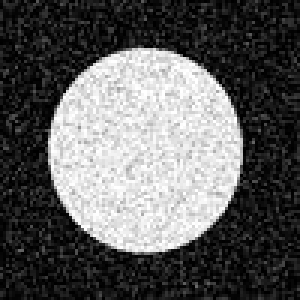
#> input picture circle.jpg, 100 x 100 px (shown 3 times larger)
$ python 1.py
#> lines starting #> are read from the running program, lines starting #| are printed output that depends on the picture
import numpy as np
import cv2
from scipy import signal
import math
import matplotlib.pyplot as plt
from PIL import Image

def rescale(matrix):
    scaled = ((matrix - matrix.min()) * (255 / (matrix.max() - matrix.min()))).astype(np.uint8)
    return scaled

def computeC2(sigma, theta, filterRadius):
    numerater = 0
    denominator = 0
    e = [math.cos(theta), math.sin(theta)]
    num = (np.pi/(2*sigma))
    for x in range(-filterRadius, filterRadius+1):
        for y in range(-filterRadius, filterRadius+1):
            u = [x,y]
            u2 = (x**2) + (y**2)
            denominator += math.exp(-u2/(2*(sigma**2)))
            numerater += complex(math.cos(num*np.dot(u, e)),math.sin(num*np.dot(u,e)))*math.exp(-u2/(2*(sigma**2)))
    c2 = numerater / denominator
    return c2

def computeC1(sigma, theta, c2, filterRadius):
    z=0
    e = [math.cos(theta), math.sin(theta)]
    num = np.pi / (2*sigma)
    for x in range(-filterRadius, filterRadius+1):
        for y in range(-filterRadius, filterRadius+1):
            u = [x,y]
            u2 = (x**2)+(y**2)
            z += ((1 - 2 * c2 * math.cos(num*np.dot(u,e))+(c2**2))*math.exp(-u2/(sigma**2)))
    c1 = sigma/(z**0.5)
    return c1

def psiFunc(x,y,c1,c2,sigma,theta):
    num = np.pi/(2*sigma)
    u2 = (x**2)+(y**2)
    u = [x,y]
    e = [math.cos(theta), math.sin(theta)]
    psi = (c1/sigma) * (complex(math.cos(num*np.dot(u,e)), math.sin(num*np.dot(u,e))) - c2)* math.exp(-u2/(2*(sigma**2)))
    return psi

def makeWavelet(sigma, theta, filterRadius):
    c2 = computeC2(sigma, theta, filterRadius)
    c1 = computeC1(sigma, theta, c2, filterRadius)
    for x in range(-filterRadius, filterRadius+ 1):
        for y in range(-filterRadius, filterRadius+ 1):
            morlet = psiFunc(x*1., y*1., c1, c2, sigma, theta)
            morletReal[x+filterRadius][y+filterRadius] = morlet.real
            morletImaginary[x+filterRadius][y+filterRadius] = morlet.imag
    return

def makeWaveletList(Sigma, Theta, imgRad):
#> called with imgRad = 18
    if isinstance(Sigma, int) and (isinstance(Theta, float) or isinstance(Theta,int)):
        makeWavelet(Sigma, Theta, imgRad)
        rList.append(np.matrix.copy(morletReal))
        iList.append(np.matrix.copy(morletImaginary))
    else:
        for sigma in Sigma:
            for theta in Theta:
                makeWavelet(sigma, theta, imgRad)
                rList.append(np.matrix.copy(morletReal))
                iList.append(np.matrix.copy(morletImaginary))
    return

def createGaussian(matrix, sigma):
    [r, c] = matrix.shape
    for i in range(0, r):
        x = (i - imgRad) * 1.
        for j in range(0, c):
            y = (j - imgRad) * 1.
            matrix[i][j] = (1/(2*np.pi*sigma**2)) * math.exp(-(x**2 + y**2)/(2*sigma**2))
    return

def plotWavelets():
    plt.suptitle("Real Wavelets")
    for i in range (0,len(rList)):
        realScaled = rescale(rList[i]) #(255.0 / (rList[i].max() - rList[i].min()) * (rList[i] - rList[i].min())).astype(np.uint8)
        realImage = Image.fromarray(realScaled)
        plt.subplot(3,4, i+1)
        plt.imshow(realImage, cmap='gray')
    plt.show()

    plt.suptitle('Imaginary Wavelets')
    for i in range (0,len(iList)):
        imaginaryScaled = rescale(iList[i]) #(255.0 / (iList[i].max() - iList[i].min()) * (iList[i] - iList[i].min())).astype(np.uint8)
        imaginaryImage = Image.fromarray(imaginaryScaled)
        plt.subplot(3,4, i+1)
        plt.imshow(imaginaryImage, cmap='gray')
    plt.show()
    return

def convolve(picture):
    for i in range (0,len(rList)):
        convolvedR = signal.convolve2d(picture, rList[i])
        rList[i] = np.matrix.copy(convolvedR)
        convolvedI = signal.convolve2d(picture, iList[i])
        iList[i] = np.matrix.copy(convolvedI)
    return

def plotConvolution(picture):
    plt.suptitle("Real Convolutions")
    for i in range(0, len(rList)):
        plt.subplot(3,4, i + 1)
        plt.imshow(rList[i], cmap='gray')
    plt.show()

    plt.suptitle("Imaginary Convolutions")
    for i in range(0, len(rList)):
        plt.subplot(3,4, i + 1)
        plt.imshow(iList[i], cmap='gray')
    plt.show()

    plt.suptitle("Gaussian Convolution")
    convolved = signal.convolve2d(picture, gaussian)
    plt.imshow(convolved, cmap='gray')
    plt.show()
    return

def findMaxMatrix(matrix, mList):
    [r,c] = matrix.shape
    for i in range (0, r):
        for j in range(0, c):
            for n in range (0, len(mList)):
                if matrix[i][j] < abs(mList[n][i][j]):
                    matrix[i][j] = abs(mList[n][i][j])
    return

def plotMatrixHistogram(matrixR, matrixI):
    rescaledR = rescale(matrixR) #((matrixR - matrixR.min()) * (255 / (matrixR.max() - matrixR.min()))).astype(np.uint8)
    rescaledI = rescale(matrixI) #((matrixI - matrixI.min()) * (255 / (matrixI.max() - matrixI.min()))).astype(np.uint8)

    rImg = Image.fromarray(rescaledR)
    iImg = Image.fromarray(rescaledI)
    plt.subplot(1,2,1)
    plt.title("W_max_real")
    plt.imshow(rImg, cmap='gray')
    plt.subplot(1,2,2)
    plt.title("W_max_imaginary")
    plt.imshow(iImg, cmap='gray')
    plt.show()

    plt.subplot(2,1,1)
    plt.title("W_min_real histogram")
    plt.hist(rescaledR)
    plt.subplot(2,1,2)
    plt.hist(rescaledI)
    plt.title("W_max_Imaginary Histogram")
    plt.show()
    return

def ratioEdgeDetection(Wreal, Wimaginary, epsilon):
    ratio = (Wreal + epsilon * 0.001) / (Wimaginary + epsilon)
    D = ratio.max()
    edge = 1 - (ratio/D)
    return edge

def diffEdgeDetection(Wreal, Wimaginary, alpha):
    diff = Wimaginary - Wreal
    edge = np.exp(-(alpha * diff))
    return edge

def plotEdge(ratio, diff):
    rescaledRatio = rescale(ratio)
    rescaledDiff = rescale(diff)
    plt.subplot(1,2,1)
    plt.title("Ratio Edge Detectiion")
    plt.imshow(rescaledRatio, cmap = 'gray')
    plt.subplot(1, 2, 2)
    plt.title("Difference Edge Detection")
    plt.imshow(rescaledDiff, cmap = 'gray')
    plt.show()
    return

#    inputs
Sigma = [1, 3, 6]
Theta = [0, np.pi/4, np.pi/2, np.pi*3/4]
imgRad = 18

#    do not change
morletReal = np.zeros((imgRad*2 + 1, imgRad*2 + 1))
morletImaginary = np.zeros((imgRad*2 + 1, imgRad*2 + 1))
rList = []
iList = []

#    creating wavelets and plotting
makeWaveletList(Sigma, Theta, imgRad)
plotWavelets() ###

#    convoluting and plotting
circle = cv2.imread('circle.jpg',0)
#> circle is the input picture: shape (100, 100); min 0, max 255, mean 93.2
gaussian = np.zeros((imgRad*2 +1, imgRad*2+1))
createGaussian(gaussian, 6)
convolve(circle)
#> the loop in convolve, `for i in range (0,len(rList)):` made 12 passes
#> pass 2, in convolve, `convolvedI = signal.convolve2d(picture, iList[i])`:
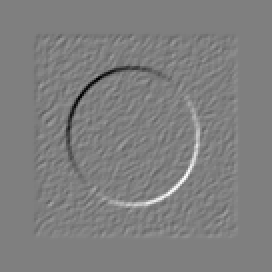
#> convolvedI: shape (136, 136) float64 (shown 2 times larger); min -239.7, max 239.5, mean 0; drawn with min black and max white
#> after the loop in convolve, `for i in range (0,len(rList)):`: iList = 12 items
plotConvolution(circle) ###
#> the loop in plotConvolution, `for i in range(0, len(rList)):` made 12 passes

#    Wreal, Wimaginary
Wreal= np.zeros(rList[0].shape)
Wimaginary = np.zeros(iList[0].shape)
findMaxMatrix(Wreal, rList)
#> after the loop in findMaxMatrix, `for i in range (0, r):`:
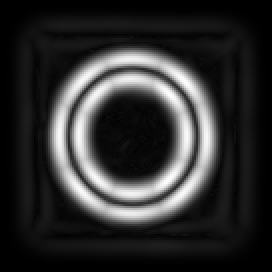
#> matrix: shape (136, 136) float64 (shown 2 times larger); min 6.54e-05, max 697.6, mean 131.5; drawn with min black and max white
findMaxMatrix(Wimaginary, iList)
#> after the loop in findMaxMatrix (call 2), `for i in range (0, r):`:
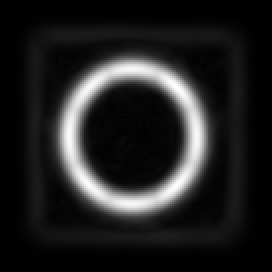
#> matrix: shape (136, 136) float64 (shown 2 times larger); min 9.25e-05, max 1487.7, mean 197.5; drawn with min black and max white

#    plot W_max
plotMatrixHistogram(Wreal, Wimaginary) ###
#> in plotMatrixHistogram, `plt.show()`:
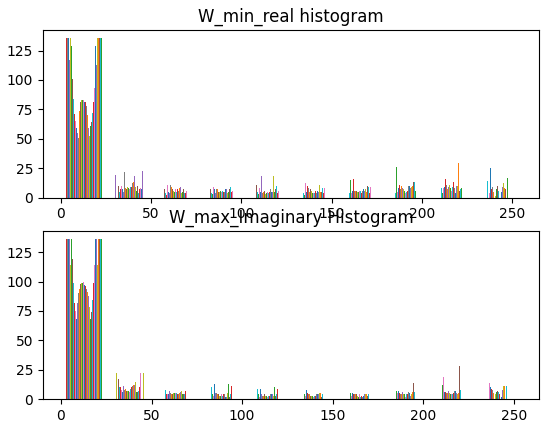
#> figure drawn by matplotlib, 2 panels; panel 1: tallest bar 136 high, from x = 2.55 to 2.7; panel 1: tallest bar 136 high, from x = 2.7 to 2.85; panel 1: tallest bar 136 high, from x = 2.85 to 3; panel 2: tallest bar 136 high, from x = 2.54 to 2.69

#    edge detection and plotting
epsilon = 1000000
alpha = 0.0000001
edgeRatio = ratioEdgeDetection(Wreal, Wimaginary, epsilon)
#> in ratioEdgeDetection, `D = ratio.max()`: D = 0.0017
#> in ratioEdgeDetection, `edge = 1 - (ratio/D)`:
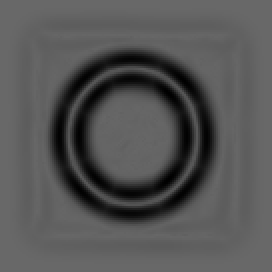
#> edge: shape (136, 136) float64 (shown 2 times larger); min 0, max 0.411, mean 0.333
edgeDiff =  diffEdgeDetection(Wreal, Wimaginary, alpha)
#> in diffEdgeDetection, `diff = Wimaginary - Wreal`:
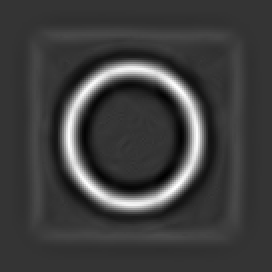
#> diff: shape (136, 136) float64 (shown 2 times larger); min -353.5, max 1354.8, mean 65.9; drawn with min black and max white
plotEdge(edgeRatio, edgeDiff)
#> in rescale (call 28), `scaled = ((matrix - matrix.min()) * (255 / (matrix.max() - matrix.min(..`:
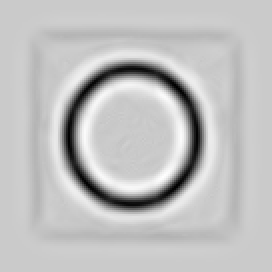
#> scaled: shape (136, 136) (shown 2 times larger); min 0, max 255, mean 191.9
